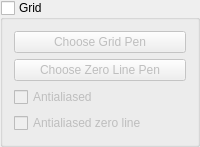
                                                            <widget class="QGroupBox" name="groupBox_xAxis_setGridVisible">
                                                                <property name="title">
                                                                    <string>Grid</string>
                                                                </property>
                                                                <property name="checkable">
                                                                    <bool>true</bool>
                                                                </property>
                                                                <property name="checked">
                                                                    <bool>false</bool>
                                                                </property>
                                                                <layout class="QGridLayout" name="gridLayout_30">
                                                                    <item row="1" column="0">
                                                                        <widget class="QPushButton" name="pushButton_xAxis_setZeroLinePen">
                                                                            <property name="text">
                                                                                <string>Choose Zero Line Pen</string>
                                                                            </property>
                                                                        </widget>
                                                                    </item>
                                                                    <item row="0" column="0">
                                                                        <widget class="QPushButton" name="pushButton_xAxis_setGridPen">
                                                                            <property name="text">
                                                                                <string>Choose Grid Pen</string>
                                                                            </property>
                                                                        </widget>
                                                                    </item>
                                                                    <item row="2" column="0">
                                                                        <widget class="QCheckBox" name="checkBox_xAxis_setGridAntialiased">
                                                                            <property name="text">
                                                                                <string>Antialiased</string>
                                                                            </property>
                                                                        </widget>
                                                                    </item>
                                                                    <item row="3" column="0">
                                                                        <widget class="QCheckBox" name="checkBox_xAxis_setZeroLineAntialiased">
                                                                            <property name="text">
                                                                                <string>Antialiased zero line</string>
                                                                            </property>
                                                                        </widget>
                                                                    </item>
                                                                </layout>
                                                            </widget>
